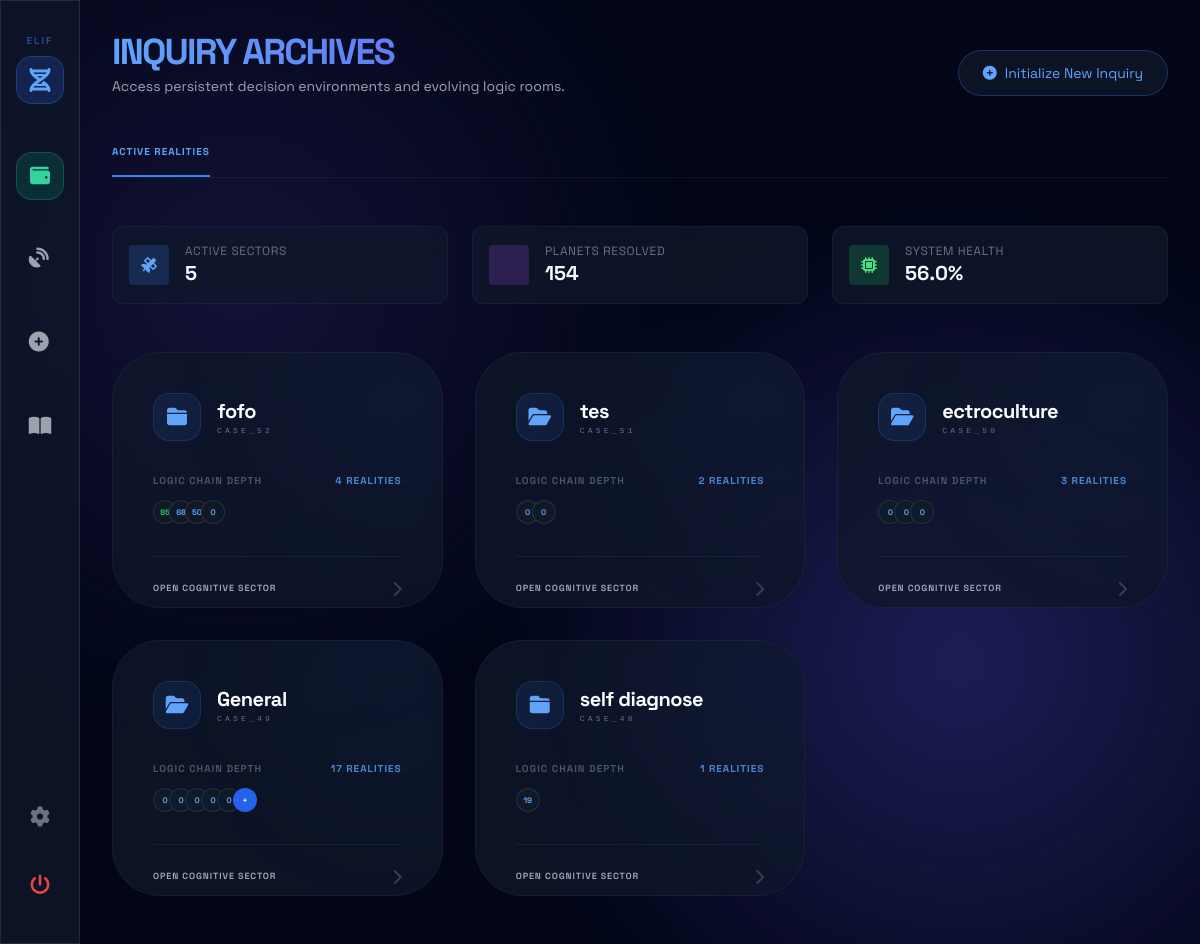
The app's page / (signed in), older data.
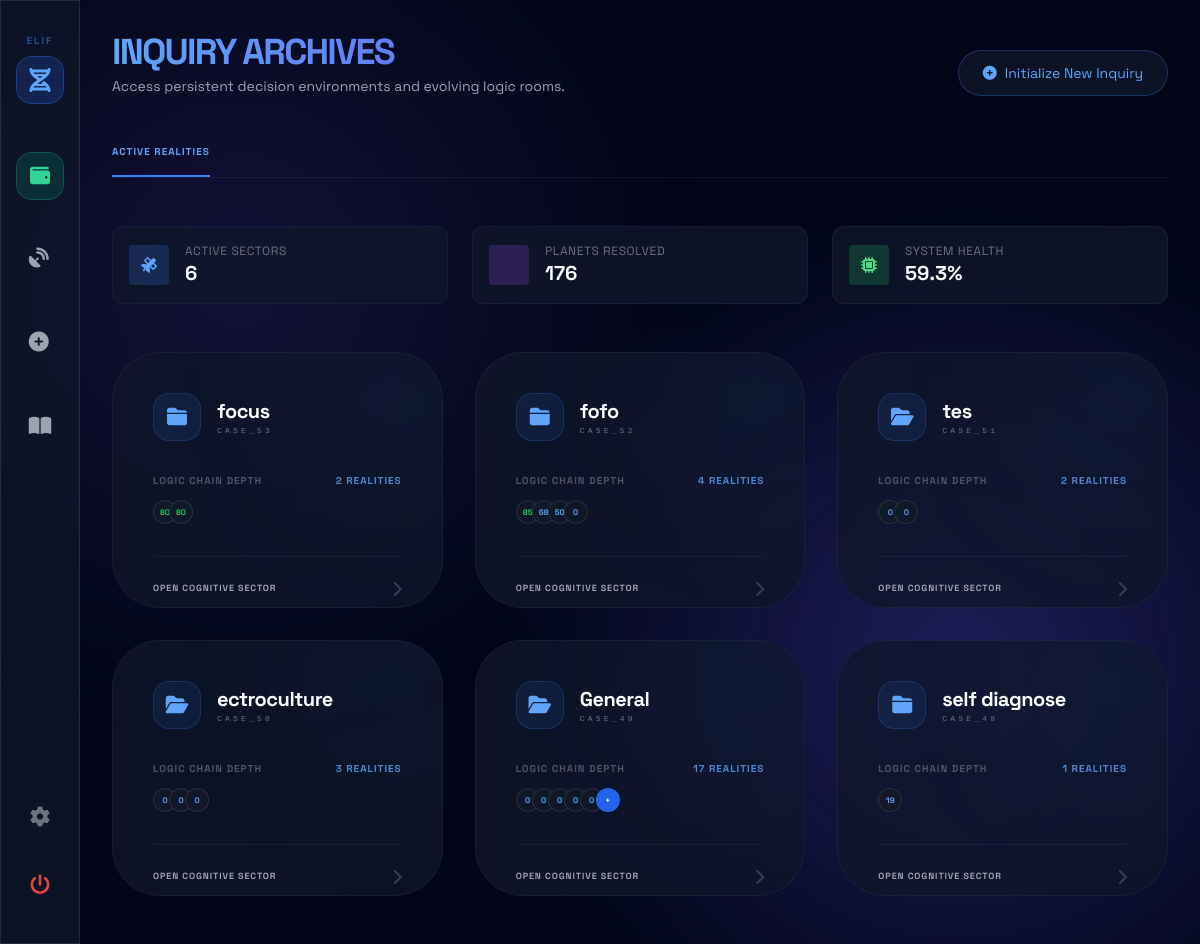
The same page, newer data.
### discovery/models.py (models this page shows, shortened)
class Inquiry(models.Model):
    id = models.UUIDField(primary_key=True, default=uuid.uuid4, editable=False)
    case_id = models.CharField(max_length=100, default=uuid.uuid4)
    topic = models.CharField(max_length=255, default="General", help_text="The thematic folder/category for this inquiry.")
    core_question = models.TextField(help_text="The original input frame.")
    current_question_state = models.TextField(blank=True, help_text="The evolved inquiry state.")
    parent_inquiry = models.ForeignKey('self', on_delete=models.SET_NULL, null=True, blank=True, related_name='children')
    branch_name = models.CharField(max_length=255, blank=True, help_text="The name of the trajectory this branch represents.")
    divergences = models.JSONField(default=list, help_text="First-class inquiry forks / competing futures.")
    assumptions = models.JSONField(default=list, help_text="Load-bearing assumptions surfaced by Step 3.")
    evidence_map = models.JSONField(default=dict)
    hypothesis_set = models.JSONField(default=dict, help_text="Active and falsified possibilities.")
    solution_families = models.JSONField(default=list, help_text="Competing solution architectures (Pluralism).")
    unresolved_zones = models.JSONField(default=list, help_text="Residual Darkness / Regulatory uncertainty (The One).")
    constraints = models.JSONField(default=list)
    history_log = models.JSONField(default=list, help_text="Traceable audit of all cognitive mutations.")
    confidence_evolution = models.JSONField(default=list)
    stability_evolution = models.JSONField(default=list)
    current_status_msg = models.CharField(max_length=255, default="Initializing Engine...", blank=True)
    status = models.CharField(max_length=20, default="PENDING", choices=[
        ("PENDING", "Pending"),
        ("RUNNING", "Running"),
        ("COMPLETED", "Completed"),
        ("FAILED", "Failed"),
        ("REFUSED", "Refused"),
    ])
    final_verdict = models.CharField(max_length=100, blank=True, null=True)
    current_frame = models.JSONField(default=dict)
    state_data = models.JSONField(default=dict)
    created_at = models.DateTimeField(auto_now_add=True)
    updated_at = models.DateTimeField(auto_now=True)

### discovery/views.py (the view)
# urls.py: path('', views.system_map, name='system_map'),
@login_required
def system_map(request):
    all_inquiries = Inquiry.objects.all().order_by("-updated_at")
    topics_dict = {}
    for inq in all_inquiries:
        topic_name = inq.topic or "Uncategorized"
        completed_planets = inq.planets.filter(status='COMPLETED').count()
        is_active = completed_planets < 11
        if topic_name not in topics_dict:
            match = re.match(r"case_(\d+)_", inq.case_id)
            prefix = f"CASE_{match.group(1)}" if match else "CASE_XX"
            topics_dict[topic_name] = {
                "name": topic_name,
                "prefix": prefix,
                "inquiries": [],
                "active_count": 0,
                "last_updated": inq.updated_at
            }
        topics_dict[topic_name]["inquiries"].append(inq)
        if is_active:
            topics_dict[topic_name]["active_count"] += 1
        if inq.updated_at > topics_dict[topic_name]["last_updated"]:
            topics_dict[topic_name]["last_updated"] = inq.updated_at
    sorted_topics = sorted(topics_dict.values(), key=lambda x: x["last_updated"], reverse=True)
    planets_resolved = Planet.objects.filter(status='COMPLETED').count()
    total_planets = Planet.objects.count()
    system_health = (planets_resolved / total_planets * 100) if total_planets > 0 else 100.0
    context = {
        "topics": sorted_topics,
        "total_inquiries": all_inquiries.count(),
        "planets_resolved": planets_resolved,
        "system_health": f"{system_health:.1f}%"
    }
    return render(request, "discovery/index.html", context)

### discovery/context_processors.py (called while the page is built)
def system_settings(request):
    return {
        'system_settings': SystemSettings.get_settings()
    }

### templates/discovery/index.html (shortened to what this page needs)
{% extends "base.html" %}
{% block content %}
<div class="max-w-6xl mx-auto w-full flex-1 flex flex-col min-h-0">
    <div class="flex flex-col md:flex-row justify-between items-start md:items-end mb-8 md:mb-12 shrink-0 space-y-4 md:space-y-0 text-center md:text-left">
        <div class="w-full md:w-auto">
            <h1 class="text-2xl md:text-4xl font-black md:font-bold tracking-tighter text-transparent bg-clip-text bg-gradient-to-r from-blue-400 to-indigo-500 uppercase">
            </h1>
            <p class="text-xs md:text-sm text-gray-400 mt-1">Access persistent decision environments and evolving logic rooms.</p>
        </div>
        <a href="{% url 'discovery:initialize' %}" class="w-full md:w-auto glass px-6 py-4 md:py-3 rounded-2xl md:rounded-full border-blue-500/30 hover:border-blue-500 text-blue-400 transition-all flex items-center justify-center space-x-2 text-xs md:text-sm">
            <i class="fa-solid fa-plus-circle"></i>
            <span>Initialize New Inquiry</span>
        </a>
    </div>
    <div class="flex items-center space-x-8 border-b border-white/5 mb-12 shrink-0">
        <a href="{% url 'discovery:system_map' %}" class="pb-4 text-[10px] uppercase tracking-widest font-bold border-b-2 border-blue-500 text-blue-400">
            Active Realities
        </a>
    </div>
    <div class="grid grid-cols-1 md:grid-cols-3 gap-6 mb-12 shrink-0">
        <div class="glass p-4 rounded-xl flex items-center space-x-4 border-blue-500/10">
            <div class="w-10 h-10 rounded bg-blue-500/20 flex items-center justify-center text-blue-400">
                <i class="fa-solid fa-satellite"></i>
            </div>
            <div>
                <div class="text-xs text-gray-500 uppercase tracking-wider">Active Sectors</div>
                <div class="text-xl font-bold">{{ topics|length }}</div>
            </div>
        </div>
        <div class="glass p-4 rounded-xl flex items-center space-x-4 border-purple-500/10">
            <div class="w-10 h-10 rounded bg-purple-500/20 flex items-center justify-center text-purple-400">
            </div>
            <div>
                <div class="text-xs text-gray-500 uppercase tracking-wider">Planets Resolved</div>
                <div class="text-xl font-bold">{{ planets_resolved }}</div>
            </div>
        </div>
        <div class="glass p-4 rounded-xl flex items-center space-x-4 border-green-500/10">
            <div class="w-10 h-10 rounded bg-green-500/20 flex items-center justify-center text-green-400">
                <i class="fa-solid fa-microchip"></i>
            </div>
            <div>
                <div class="text-xs text-gray-500 uppercase tracking-wider">System Health</div>
                <div class="text-xl font-bold">{{ system_health }}</div>
            </div>
        </div>
    </div>
    <div class="pb-12">
        <div class="grid grid-cols-1 md:grid-cols-2 lg:grid-cols-3 gap-8">
            {% for topic in topics %}
            <a href="{% url 'discovery:topic_detail' topic.name %}" class="group">
                <div class="glass p-10 rounded-[3rem] border-white/5 hover:bg-white/[0.03] hover:border-blue-500/30 transition-all relative overflow-hidden h-64 flex flex-col">
                    <div class="absolute -right-12 -top-12 w-48 h-48 bg-blue-500/5 rounded-full blur-[80px] group-hover:bg-blue-500/10 transition-all"></div>
                    <div class="flex-1">
                        <div class="flex items-center space-x-4 mb-8">
                            <div class="w-12 h-12 rounded-2xl bg-blue-500/10 border border-blue-500/20 flex items-center justify-center text-blue-400 group-hover:scale-110 transition-transform">
                                <i class="fa-solid {% if topic.active_count > 0 %}fa-folder-open{% else %}fa-folder-closed{% endif %} text-xl"></i>
                            </div>
                            <div>
                                <h3 class="text-xl font-bold text-white tracking-tight">{{ topic.name }}</h3>
                                <div class="flex items-center space-x-2">
                                    <p class="text-[8px] text-gray-500 uppercase tracking-[0.4em] font-mono">{{ topic.prefix }}</p>
                                </div>
                            </div>
                        </div>
                        <div class="space-y-3">
                            <div class="flex justify-between items-center text-[10px] uppercase font-bold tracking-widest text-gray-600">
                                <span>Logic Chain Depth</span>
                                <span class="text-blue-400/80">
                                    {{ topic.inquiries|length }} Realities
                                </span>
                            </div>
                            <div class="flex -space-x-2">
                                {% for inq in topic.inquiries|slice:":5" %}
                                <div class="w-6 h-6 rounded-full bg-gray-900 border border-white/10 flex items-center justify-center text-[8px] font-black {% if inq.confidence_evolution|last > 75 %}text-green-500{% else %}text-blue-400{% endif %}">
                                    {{ inq.confidence_evolution|last|default:0 }}
                                </div>
                                {% endfor %}
                                {% if topic.inquiries|length > 5 %}
                                <div class="w-6 h-6 rounded-full bg-blue-600 flex items-center justify-center text-[8px] text-white font-black">+</div>
                                {% endif %}
                            </div>
                        </div>
                    </div>
                    <div class="mt-8 pt-6 border-t border-white/5 flex items-center justify-between">
                        <span class="text-[9px] uppercase tracking-widest text-gray-400 font-black group-hover:text-blue-400 transition-colors">Open Cognitive Sector</span>
                        <i class="fa-solid fa-chevron-right text-gray-700 group-hover:translate-x-1 group-hover:text-blue-400 transition-all"></i>
                    </div>
                </div>
            </a>
            {% endfor %}
        </div>
    </div>
</div>
{% endblock %}

### templates/base.html (shortened to what this page needs)
<!DOCTYPE html>
<html lang="en">
<head>
    <script src="https://cdn.tailwindcss.com"></script>
    <link rel="stylesheet" href="https://cdnjs.cloudflare.com/ajax/libs/font-awesome/6.5.1/css/all.min.css">
</head>
<body class="h-screen flex flex-col overflow-hidden">
    <div class="nebula-bg"></div>
    {% if user.is_authenticated %}
    <nav class="fixed left-0 top-0 h-full w-20 flex flex-col items-center py-8 glass border-r border-white/10 z-50 side-nav">
        <div class="mb-12 flex flex-col items-center">
            <div class="text-[10px] font-black text-blue-500 mb-2 tracking-[0.2em] opacity-50">ELIF</div>
            <a href="/" class="w-12 h-12 flex items-center justify-center bg-blue-600/20 rounded-2xl border border-blue-500/30 hover:bg-blue-600/30 transition-all group relative">
                <i class="fa-solid fa-dna text-blue-400 text-2xl group-hover:rotate-180 transition-transform duration-1000"></i>
            </a>
        </div>
        <div class="mb-8">
            <a href="{% url 'discovery:spend_history' %}" class="w-12 h-12 flex items-center justify-center bg-emerald-600/20 rounded-2xl border border-emerald-500/30 hover:bg-emerald-600/30 transition-all group relative">
                <i class="fa-solid fa-wallet text-emerald-400 text-xl group-hover:scale-110 transition-transform"></i>
            </a>
        </div>
        <div class="flex-1 flex flex-col space-y-8">
            <a href="{% url 'discovery:system_map' %}" class="p-3 rounded-xl hover:bg-white/10 text-gray-400 hover:text-white transition-all group relative">
                <i class="fa-solid fa-satellite-dish text-xl"></i>
            </a>
            <a href="{% url 'discovery:initialize' %}" class="p-3 rounded-xl hover:bg-white/10 text-gray-400 hover:text-white transition-all group relative">
                <i class="fa-solid fa-plus-circle text-xl"></i>
            </a>
            <a href="{% url 'discovery:documentation' %}" class="p-3 rounded-xl hover:bg-white/10 text-gray-400 hover:text-white transition-all group relative">
                <i class="fa-solid fa-book-open text-xl"></i>
            </a>
        </div>
        <div class="flex flex-col space-y-4">
            <a href="{% url 'discovery:settings' %}" class="p-3 text-gray-500 hover:text-white transition-all group relative">
                <i class="fa-solid fa-gear text-xl"></i>
            </a>
            {% if user.is_authenticated %}
            <form action="{% url 'logout' %}" method="post" class="p-0 m-0">
                <button type="submit" class="p-3 text-red-500 hover:text-red-400 transition-all group relative">
                    <i class="fa-solid fa-power-off text-xl"></i>
                </button>
            </form>
            {% endif %}
        </div>
    </nav>
    {% endif %}
    <main id="main-viewport" class="{% if user.is_authenticated %}ml-0 lg:ml-20{% else %}ml-0 w-full{% endif %} p-4 md:p-8 flex-1 flex flex-col min-h-0 overflow-y-auto custom-horizontal-scroll">
        {% block content %}{% endblock %}
    </main>
</body>
</html>

### templates/base.html (style rules this page uses)
body { background-color: #020617; color: #f8fafc; font-family: 'Space Grotesk', sans-serif; overflow-x: hidden; }
.nebula-bg { position: fixed; top: 0; left: 0; width: 100%; height: 100%; background: radial-gradient(circle at 20% 30%, #1e1b4b 0%, transparent 40%), radial-gradient(circle at 80% 70%, #312e81 0%, transparent 40%); z-index: -1; opacity: 0.6; }
.glass { background: rgba(15, 23, 42, 0.8); backdrop-filter: blur(10px); border: 1px solid rgba(255, 255, 255, 0.1); }
.custom-horizontal-scroll { scrollbar-width: thin !important; scrollbar-color: rgba(168, 85, 247, 0.6) rgba(255, 255, 255, 0.05) !important; }

Row changes from the older to the newer data that the page shows:
added Inquiry: name "focus", confidence_evolution|last "80"
added Inquiry: confidence_evolution|last "80", shown under "focus"
Text that changed along with them:
{{ topics|length }}: "5" → "6"
{{ planets_resolved }}: "154" → "176"
{{ system_health }}: "56.0%" → "59.3%"
new list line: "CASE_53 LOGIC CHAIN DEPTH 2 REALITIES OPEN COGNITIVE SECTOR"
